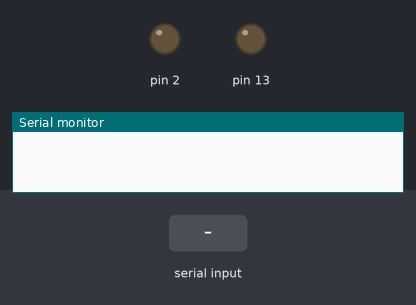
Simulated run of this sketch. Board: Arduino Uno, built with avr-gcc and run on an emulated ATmega328P. Parts: output pins drawn as LEDs (lit = HIGH), the last lines printed to the serial monitor. The inputs (shaded band) are chosen by the test bench.

Above: at 1.2 s.
1.3 s: "all LED turn on" received over the second serial link
At 3.1 s:
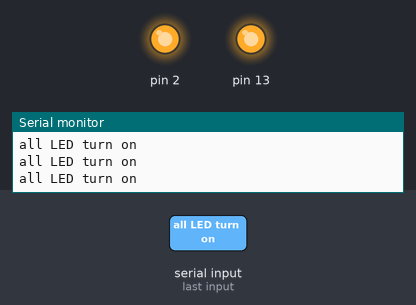
3.8 s: "turn off white" received over the second serial link
At 5.2 s:
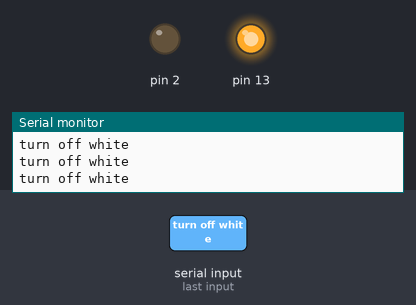
6.3 s: "all LED turn off" received over the second serial link
At 8.2 s:
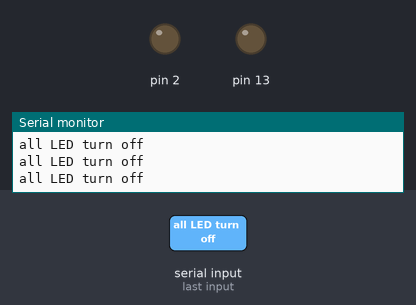
9.2 s: "white" received over the second serial link
At 11.5 s:
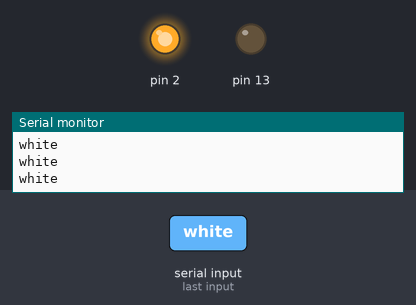
Timing chart, 0 to 12.7 s (numbered marks = the images above; inputs shaded):
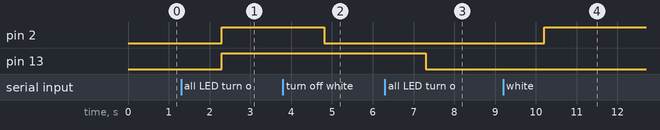

Measured:
- after the input at 1.3 s, pin 2, pin 13: LOW → HIGH after 1.0 s
- after the input at 3.8 s, pin 2: HIGH → LOW after 1.0 s
- after the input at 6.3 s, pin 13: HIGH → LOW after 1.0 s
- after the input at 9.2 s, pin 2: LOW → HIGH after 1.0 s

The sketch:

voice_led_oct14d.ino
```cpp
#include <SoftwareSerial.h>

String value;

int TxD = 11;

int RxD = 10;

int servoposition;

SoftwareSerial bluetooth(TxD, RxD);


void setup() {

  pinMode(2, OUTPUT);

  pinMode(13, OUTPUT);

  Serial.begin(9600);       // start serial communication at 9600bps

  bluetooth.begin(9600);

}


void loop() {

  Serial.println(value);

 if (bluetooth.available())

   {

    value = bluetooth.readString();


    if (value == "all LED turn on"){

    digitalWrite(2, HIGH);

    digitalWrite(13, HIGH);

      }


    if (value == "all LED turn off"){

      digitalWrite(2, LOW);

      digitalWrite(13, LOW);

      }


    if (value == "white"){

    digitalWrite(2, HIGH);

      }


    if (value == "yellow"){

      digitalWrite(13, HIGH);

      }


    if (value == "turn off white"){

    digitalWrite(2, LOW);

      }


    if (value == "turn off yellow"){

      digitalWrite(13, LOW);

      }


 }


}
```
